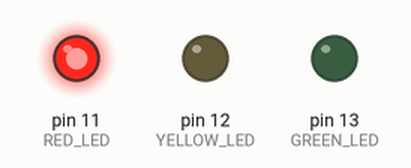
Simulated run of this sketch. Board: Arduino Uno, built with avr-gcc and run on an emulated ATmega328P. On the bench: output pins drawn as LEDs (lit = HIGH).

Above: at 2.5 s.
At 9.5 s:
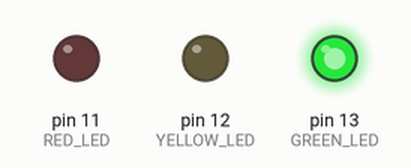
At 13.0 s:
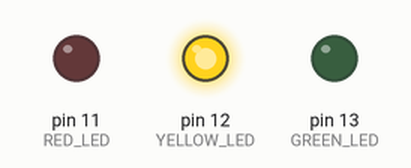
Timing chart, 0 to 24.7 s (numbered marks = the images above):
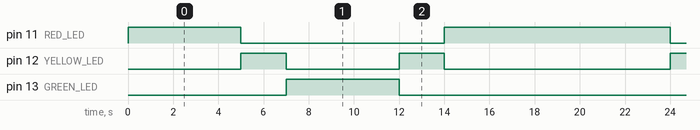

Measured:
- by itself, pin 11 (RED_LED): repeats every 19.0 s: LOW 9.0 s, HIGH 10.0 s
- by itself, pin 12 (YELLOW_LED): repeats every 19.0 s: LOW 5.0 s, HIGH 2.0 s, LOW 10.0 s, HIGH 2.0 s
- by itself, pin 13 (GREEN_LED): alternates HIGH for 5.0 s and LOW for 14.0 s

The sketch:

sketch1-Traffic_light.ino
```cpp
// Constants to define LED pins
#define RED_LED 11
#define GREEN_LED 13
#define YELLOW_LED 12

// Define durations for each light (in milliseconds)
#define RED_DURATION 5000    // Duration for red light
#define YELLOW_DURATION 2000 // Duration for yellow light
#define GREEN_DURATION 5000  // Duration for green light

void setup()
{

    pinMode(RED_LED, OUTPUT);   // Set RED_LED pin as output
    pinMode(GREEN_LED, OUTPUT); // Set GREEN_LED pin as output
    pinMode(YELLOW_LED, OUTPUT); // Set YELLOW_LED pin as output


}

void loop()
{
    // Red light
    turnOnRed();
    turnOffGreen();
    turnOffYellow();
    delay(RED_DURATION);

    // Yellow light (transition from red to green)
    turnOffRed();
    turnOnYellow();
    turnOffGreen();
    delay(YELLOW_DURATION);

    // Green light
    turnOffYellow();
    turnOnGreen();
    delay(GREEN_DURATION);

    // Yellow light (transition from green to red)
    turnOffGreen();
    turnOnYellow();
    delay(YELLOW_DURATION);

    // Back to red light (and repeat the cycle)
    turnOffYellow();
    turnOnRed();
    delay(RED_DURATION);
}

// Functions to control individual LEDs
void turnOnRed()
{
    digitalWrite(RED_LED, HIGH); // Turn on the red LED
}

void turnOffRed()
{
    digitalWrite(RED_LED, LOW); // Turn off the red LED
}

void turnOnGreen()
{
    digitalWrite(GREEN_LED, HIGH); // Turn on the green LED
}

void turnOffGreen()
{
    digitalWrite(GREEN_LED, LOW); // Turn off the green LED
}

void turnOnYellow()
{
    digitalWrite(YELLOW_LED, HIGH); // Turn on the yellow LED
}

void turnOffYellow()
{
    digitalWrite(YELLOW_LED, LOW); // Turn off the yellow LED
}
```
